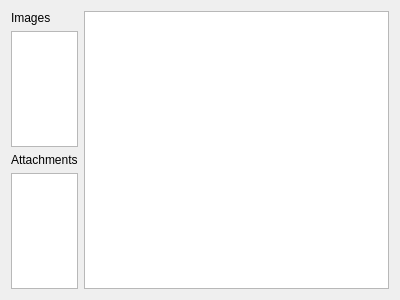
<?xml version="1.0" encoding="UTF-8"?>
<ui version="4.0">
 <class>Form</class>
 <widget class="QWidget" name="Form">
  <property name="geometry">
   <rect>
    <x>0</x>
    <y>0</y>
    <width>400</width>
    <height>300</height>
   </rect>
  </property>
  <property name="windowTitle">
   <string>Form</string>
  </property>
  <layout class="QHBoxLayout" name="horizontalLayout">
   <item>
    <layout class="QVBoxLayout" name="verticalLayout">
     <item>
      <widget class="QLabel" name="label">
       <property name="text">
        <string>Images</string>
       </property>
      </widget>
     </item>
     <item>
      <widget class="QListWidget" name="list_widget_images">
       <property name="sizePolicy">
        <sizepolicy hsizetype="Ignored" vsizetype="Expanding">
         <horstretch>0</horstretch>
         <verstretch>0</verstretch>
        </sizepolicy>
       </property>
      </widget>
     </item>
     <item>
      <widget class="QLabel" name="label_2">
       <property name="text">
        <string>Attachments</string>
       </property>
      </widget>
     </item>
     <item>
      <widget class="QListWidget" name="list_widget_attachments">
       <property name="sizePolicy">
        <sizepolicy hsizetype="Ignored" vsizetype="Expanding">
         <horstretch>0</horstretch>
         <verstretch>0</verstretch>
        </sizepolicy>
       </property>
      </widget>
     </item>
    </layout>
   </item>
   <item>
    <widget class="QTextEdit" name="textEdit">
     <property name="sizePolicy">
      <sizepolicy hsizetype="Expanding" vsizetype="Expanding">
       <horstretch>0</horstretch>
       <verstretch>0</verstretch>
      </sizepolicy>
     </property>
    </widget>
   </item>
  </layout>
 </widget>
 <resources/>
 <connections/>
</ui>
